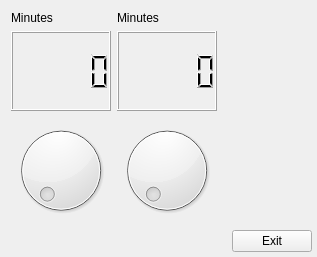
<?xml version="1.0" encoding="UTF-8"?>
<ui version="4.0">
 <class>Form</class>
 <widget class="QWidget" name="Form">
  <property name="geometry">
   <rect>
    <x>0</x>
    <y>0</y>
    <width>317</width>
    <height>257</height>
   </rect>
  </property>
  <property name="windowTitle">
   <string>Form</string>
  </property>
  <widget class="QWidget" name="">
   <property name="geometry">
    <rect>
     <x>11</x>
     <y>11</y>
     <width>301</width>
     <height>241</height>
    </rect>
   </property>
   <layout class="QVBoxLayout" name="All">
    <item>
     <layout class="QHBoxLayout" name="MinutesAndHourLayout">
      <item>
       <layout class="QVBoxLayout" name="HourLayout" stretch="0,3,4">
        <item>
         <widget class="QLabel" name="LabelMinutes">
          <property name="text">
           <string>Minutes</string>
          </property>
         </widget>
        </item>
        <item>
         <widget class="QLCDNumber" name="lcdNumber_3">
          <property name="enabled">
           <bool>true</bool>
          </property>
         </widget>
        </item>
        <item>
         <widget class="QDial" name="HourDial">
          <property name="maximum">
           <number>23</number>
          </property>
         </widget>
        </item>
       </layout>
      </item>
      <item>
       <layout class="QVBoxLayout" name="MinutesLayout" stretch="0,3,4">
        <item>
         <widget class="QLabel" name="label_2">
          <property name="text">
           <string>Minutes</string>
          </property>
         </widget>
        </item>
        <item>
         <widget class="QLCDNumber" name="lcdNumber_2">
          <property name="enabled">
           <bool>true</bool>
          </property>
         </widget>
        </item>
        <item>
         <widget class="QDial" name="MinuteDial">
          <property name="maximum">
           <number>59</number>
          </property>
         </widget>
        </item>
       </layout>
      </item>
      <item>
       <spacer name="horizontalSpacer_2">
        <property name="orientation">
         <enum>Qt::Horizontal</enum>
        </property>
        <property name="sizeHint" stdset="0">
         <size>
          <width>40</width>
          <height>20</height>
         </size>
        </property>
       </spacer>
      </item>
     </layout>
    </item>
    <item>
     <layout class="QHBoxLayout" name="horizontalLayout_3">
      <item>
       <spacer name="horizontalSpacer">
        <property name="orientation">
         <enum>Qt::Horizontal</enum>
        </property>
        <property name="sizeHint" stdset="0">
         <size>
          <width>40</width>
          <height>20</height>
         </size>
        </property>
       </spacer>
      </item>
      <item>
       <widget class="QPushButton" name="pushButton">
        <property name="text">
         <string>Exit</string>
        </property>
       </widget>
      </item>
     </layout>
    </item>
   </layout>
  </widget>
 </widget>
 <resources/>
 <connections>
  <connection>
   <sender>pushButton</sender>
   <signal>clicked()</signal>
   <receiver>Form</receiver>
   <slot>close()</slot>
   <hints>
    <hint type="sourcelabel">
     <x>288</x>
     <y>238</y>
    </hint>
    <hint type="destinationlabel">
     <x>298</x>
     <y>374</y>
    </hint>
   </hints>
  </connection>
  <connection>
   <sender>MinuteDial</sender>
   <signal>sliderMoved(int)</signal>
   <receiver>lcdNumber_2</receiver>
   <slot>display(int)</slot>
   <hints>
    <hint type="sourcelabel">
     <x>178</x>
     <y>168</y>
    </hint>
    <hint type="destinationlabel">
     <x>184</x>
     <y>69</y>
    </hint>
   </hints>
  </connection>
  <connection>
   <sender>HourDial</sender>
   <signal>sliderMoved(int)</signal>
   <receiver>lcdNumber_3</receiver>
   <slot>display(int)</slot>
   <hints>
    <hint type="sourcelabel">
     <x>69</x>
     <y>152</y>
    </hint>
    <hint type="destinationlabel">
     <x>66</x>
     <y>45</y>
    </hint>
   </hints>
  </connection>
 </connections>
</ui>
